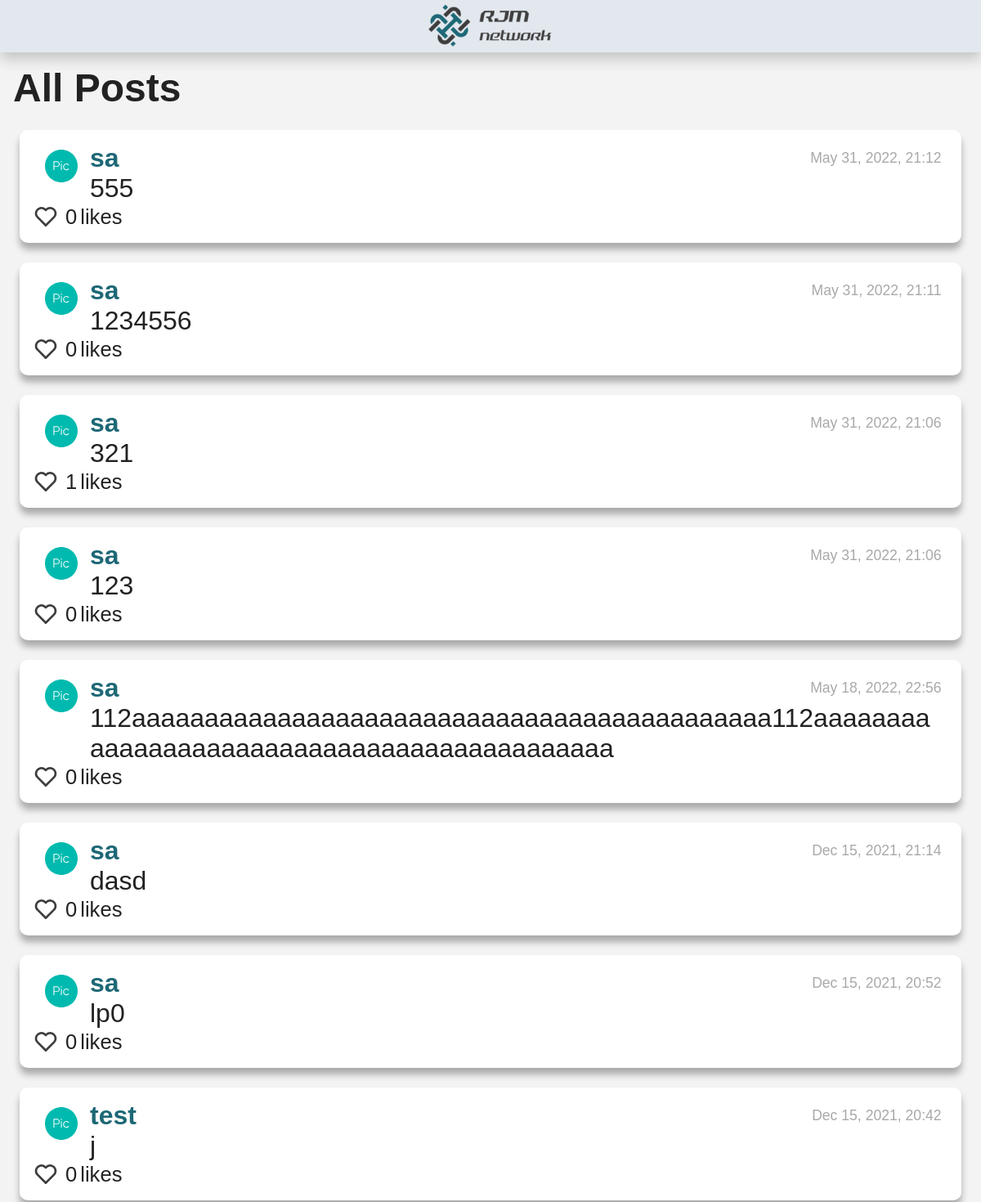
The app's page / (upper part), older data.
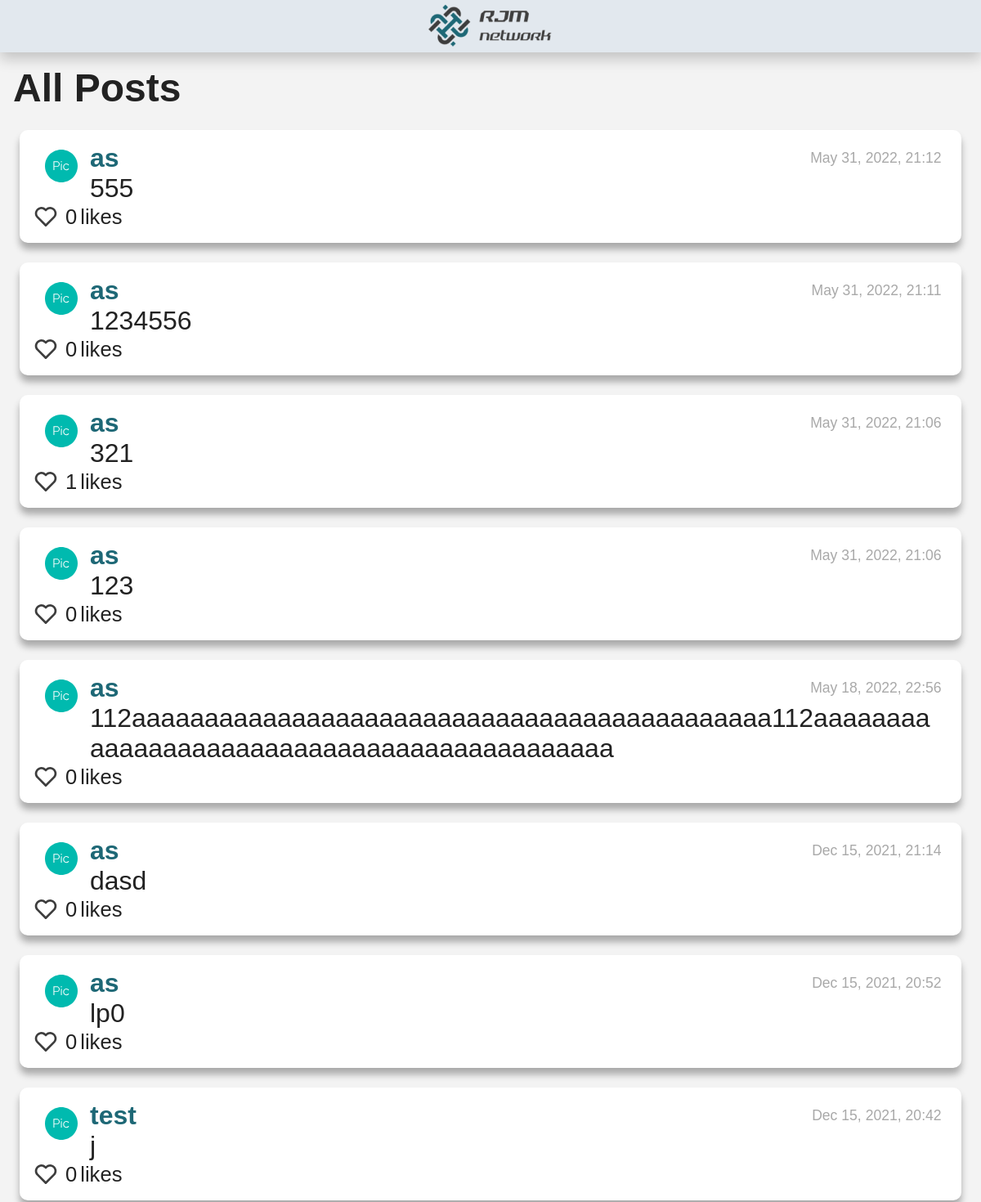
The same page, newer data.
### network/models.py (models this page shows, shortened)
class NewPost(models.Model):
    poster = models.ForeignKey(User, on_delete=models.PROTECT, related_name="posts_posted")
    description = models.TextField(blank=False)
    date_added = models.DateTimeField(auto_now_add=True)

class User(AbstractUser):
    pass

### network/views.py (the view)
# urls.py: path("", views.index, name="index"),
def index(request):
    all_posts = NewPost.objects.select_related('poster')
    total_posts=all_posts.count()
    total_pages=math.ceil(total_posts/10)
    list_total_pages = []
    for i in range(2, total_pages+1):
        list_total_pages.append(i)
    all_posts = all_posts.order_by("-date_added")[:10]
    all_likers = Likers.objects.all()
    for post in all_posts:
        post.date_added = (post.date_added.strftime("%b %d, %Y, %H:%M"))
        post.number_likes=0
        likers = all_likers.filter(post=post.id)
        likers_id = []
        for each_liker in likers:
            post.likers = each_liker.liker.all()
            post.number_likes = each_liker.liker.count()
            for each in each_liker.liker.all():
                likers_id.append(each.id)
            post.likers_id = likers_id
    return render(request, "network/index.html", {
        "all_posts": all_posts,
        "list_total_pages":list_total_pages,
    })

### network/templates/network/index.html (shortened to what this page needs)
{% extends "network/layout.html" %}
{% load static %}
{% block body %}
    <h3> All Posts</h3>
    <div id="all_posts_view">
        <div id="page_0">
            {% if all_posts %}
                {% for post in all_posts %}
                    <div id="posts_style">
                        <div id="posts-flex-order">
                            <div id="posts-flex-order-child1">
                            </div>
                            <div id="posts-flex-order-child2">
                                <div id="posts-first-line">
                                    <a id="profile"  href="profile/{{ post.poster.id }}">{{ post.poster }}</a>
                                    <div id="post-{{post.date_added}}" class="date_post"> {{ post.date_added }}</div>
                                </div>
                                <div id="post-description-{{post.id}}" class="description_post"> {{ post.description }} </div>
                            </div>
                        </div>
                        <div id="like_complete">
                            {% if user.id in post.likers_id %}
                                <button class="yes_button" id="like-btn-{{post.id}}" value="heart_full" onclick="like('{{ post.id }}')">
                                    <svg id="heart-img-{{ post.id }}" alt="jacket" width="40" height="40" viewBox="0 0 40 40" fill="none" xmlns="http://www.w3.org/2000/svg">
                                        <path d="M33.6751 7.9851C32.7561 7.05963 31.6632 6.32493 30.4593 5.82324C29.2555 5.32155 27.9643 5.06277 26.6601 5.06177C24.1931 5.06217 21.8162 5.98889 20 7.65843C18.1841 5.98861 15.8071 5.06185 13.34 5.06177C12.0343 5.06313 10.7417 5.3227 9.53661 5.82555C8.33155 6.3284 7.23783 7.06459 6.31838 7.99177C2.39672 11.9301 2.39838 18.0901 6.32172 22.0118L20 35.6901L33.6784 22.0118C37.6017 18.0901 37.6034 11.9301 33.6751 7.9851Z" fill="#DA2D57"/>
                                    </svg>
                                </button>
                            {% else %}
                                <button class="yes_button" id="like-btn-{{post.id}}" value="heart_empty"  onclick="like('{{ post.id }}')">
                                    <svg id="heart-img-{{ post.id }}" alt="jacket" width="40" height="40" viewBox="0 0 40 40" fill="none" xmlns="http://www.w3.org/2000/svg">
                                        <path d="M20 7.65843C18.1841 5.98861 15.8071 5.06185 13.34 5.06177C12.0343 5.06313 10.7417 5.3227 9.53661 5.82555C8.33155 6.3284 7.23783 7.06459 6.31838 7.99177C2.39672 11.9301 2.39838 18.0901 6.32172 22.0118L18.5417 34.2318C18.825 34.7301 19.3717 35.0518 20 35.0518C20.258 35.0493 20.5119 34.9863 20.7411 34.8679C20.9704 34.7495 21.1686 34.579 21.32 34.3701L33.6784 22.0118C37.6017 18.0884 37.6017 11.9301 33.675 7.9851C32.7561 7.05963 31.6632 6.32493 30.4593 5.82324C29.2555 5.32155 27.9643 5.06277 26.66 5.06177C24.1931 5.06217 21.8162 5.98889 20 7.65843ZM31.3184 10.3418C33.9234 12.9601 33.925 17.0501 31.3217 19.6551L20 30.9768L8.67838 19.6551C6.07505 17.0501 6.07672 12.9601 8.67505 10.3484C9.94172 9.08843 11.5984 8.3951 13.34 8.3951C15.0817 8.3951 16.7317 9.08843 17.9884 10.3451L18.8217 11.1784C18.9764 11.3333 19.16 11.4562 19.3622 11.5401C19.5644 11.6239 19.7812 11.6671 20 11.6671C20.2189 11.6671 20.4357 11.6239 20.6379 11.5401C20.8401 11.4562 21.0237 11.3333 21.1784 11.1784L22.0117 10.3451C24.5317 7.8301 28.8017 7.83677 31.3184 10.3418Z" fill="#3D3D3D"/>
                                    </svg>
                                </button>
                            {% endif %}
                            <div id="like-count-{{post.id}}" class="d-inline-block">{{post.number_likes}}</div> likes
                        </div>
                    </div>
                {% endfor %}
            {% else %}
                    <li>no post</li>
            {% endif %}
        </div>
    </div>
{% endblock %}

Row changes from the older to the newer data that the page shows:
changed through a linked row, NewPost "May 31, 2022, 21:12": poster "sa" → "as"
changed through a linked row, NewPost "May 31, 2022, 21:11": poster "sa" → "as"
changed through a linked row, NewPost (number 3 of 8 on the later page): poster "sa" → "as"
changed through a linked row, NewPost (number 4 of 8 on the later page): poster "sa" → "as"
changed through a linked row, NewPost "May 18, 2022, 22:56": poster "sa" → "as"
changed through a linked row, NewPost "dasd": poster "sa" → "as"
changed through a linked row, NewPost "lp0": poster "sa" → "as"
